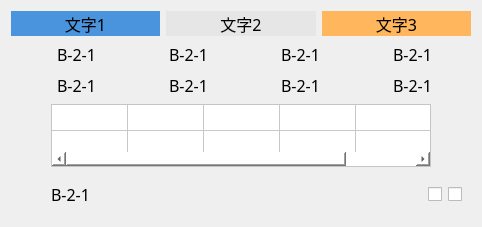
      <widget class="QWidget" name="verLayWidget12" native="true">
       <layout class="QVBoxLayout" name="verticalLayout_17">
        <item>
         <layout class="QHBoxLayout" name="horizontalLayout_121">
          <item>
           <widget class="QLabel" name="label_65">
            <property name="minimumSize">
             <size>
              <width>0</width>
              <height>25</height>
             </size>
            </property>
            <property name="maximumSize">
             <size>
              <width>16777215</width>
              <height>25</height>
             </size>
            </property>
            <property name="font">
             <font>
              <family>黑体</family>
              <pointsize>12</pointsize>
             </font>
            </property>
            <property name="autoFillBackground">
             <bool>false</bool>
            </property>
            <property name="styleSheet">
             <string notr="true">background-color: rgb(74, 148, 222);</string>
            </property>
            <property name="text">
             <string>文字1</string>
            </property>
            <property name="alignment">
             <set>Qt::AlignCenter</set>
            </property>
           </widget>
          </item>
          <item>
           <widget class="QLabel" name="label_66">
            <property name="minimumSize">
             <size>
              <width>0</width>
              <height>25</height>
             </size>
            </property>
            <property name="maximumSize">
             <size>
              <width>16777215</width>
              <height>25</height>
             </size>
            </property>
            <property name="font">
             <font>
              <family>黑体</family>
              <pointsize>12</pointsize>
             </font>
            </property>
            <property name="autoFillBackground">
             <bool>false</bool>
            </property>
            <property name="styleSheet">
             <string notr="true">background-color: rgb(230, 230, 230);</string>
            </property>
            <property name="text">
             <string>文字2</string>
            </property>
            <property name="alignment">
             <set>Qt::AlignCenter</set>
            </property>
           </widget>
          </item>
          <item>
           <widget class="QLabel" name="label_67">
            <property name="minimumSize">
             <size>
              <width>0</width>
              <height>25</height>
             </size>
            </property>
            <property name="maximumSize">
             <size>
              <width>16777215</width>
              <height>25</height>
             </size>
            </property>
            <property name="font">
             <font>
              <family>黑体</family>
              <pointsize>12</pointsize>
             </font>
            </property>
            <property name="autoFillBackground">
             <bool>false</bool>
            </property>
            <property name="styleSheet">
             <string notr="true">background-color: rgb(255, 182, 92);</string>
            </property>
            <property name="text">
             <string>文字3</string>
            </property>
            <property name="alignment">
             <set>Qt::AlignCenter</set>
            </property>
           </widget>
          </item>
         </layout>
        </item>
        <item>
         <layout class="QHBoxLayout" name="horizontalLayout_122">
          <item>
           <layout class="QHBoxLayout" name="horizontalLayout_123">
            <item>
             <widget class="QLabel" name="label_111">
              <property name="minimumSize">
               <size>
                <width>25</width>
                <height>25</height>
               </size>
              </property>
              <property name="maximumSize">
               <size>
                <width>25</width>
                <height>25</height>
               </size>
              </property>
              <property name="styleSheet">
               <string notr="true">border-image: url(:/img/false.png);</string>
              </property>
              <property name="text">
               <string/>
              </property>
             </widget>
            </item>
            <item>
             <widget class="QLabel" name="label1_83">
              <property name="minimumSize">
               <size>
                <width>60</width>
                <height>25</height>
               </size>
              </property>
              <property name="maximumSize">
               <size>
                <width>60</width>
                <height>25</height>
               </size>
              </property>
              <property name="font">
               <font>
                <family>黑体</family>
                <pointsize>12</pointsize>
               </font>
              </property>
              <property name="text">
               <string>B-2-1</string>
              </property>
             </widget>
            </item>
           </layout>
          </item>
          <item>
           <layout class="QHBoxLayout" name="horizontalLayout_124">
            <item>
             <widget class="QLabel" name="label_110">
              <property name="minimumSize">
               <size>
                <width>25</width>
                <height>25</height>
               </size>
              </property>
              <property name="maximumSize">
               <size>
                <width>25</width>
                <height>25</height>
               </size>
              </property>
              <property name="styleSheet">
               <string notr="true">border-image: url(:/img/false.png);</string>
              </property>
              <property name="text">
               <string/>
              </property>
             </widget>
            </item>
            <item>
             <widget class="QLabel" name="label1_84">
              <property name="minimumSize">
               <size>
                <width>60</width>
                <height>25</height>
               </size>
              </property>
              <property name="maximumSize">
               <size>
                <width>60</width>
                <height>25</height>
               </size>
              </property>
              <property name="font">
               <font>
                <family>黑体</family>
                <pointsize>12</pointsize>
               </font>
              </property>
              <property name="text">
               <string>B-2-1</string>
              </property>
             </widget>
            </item>
           </layout>
          </item>
          <item>
           <layout class="QHBoxLayout" name="horizontalLayout_125">
            <item>
             <widget class="QLabel" name="label_107">
              <property name="minimumSize">
               <size>
                <width>25</width>
                <height>25</height>
               </size>
              </property>
              <property name="maximumSize">
               <size>
                <width>25</width>
                <height>25</height>
               </size>
              </property>
              <property name="styleSheet">
               <string notr="true">border-image: url(:/img/false.png);</string>
              </property>
              <property name="text">
               <string/>
              </property>
             </widget>
            </item>
            <item>
             <widget class="QLabel" name="label1_85">
              <property name="minimumSize">
               <size>
                <width>60</width>
                <height>25</height>
               </size>
              </property>
              <property name="maximumSize">
               <size>
                <width>60</width>
                <height>25</height>
               </size>
              </property>
              <property name="font">
               <font>
                <family>黑体</family>
                <pointsize>12</pointsize>
               </font>
              </property>
              <property name="text">
               <string>B-2-1</string>
              </property>
             </widget>
            </item>
           </layout>
          </item>
          <item>
           <layout class="QHBoxLayout" name="horizontalLayout_126">
            <item>
             <widget class="QLabel" name="label_106">
              <property name="minimumSize">
               <size>
                <width>25</width>
                <height>25</height>
               </size>
              </property>
              <property name="maximumSize">
               <size>
                <width>25</width>
                <height>25</height>
               </size>
              </property>
              <property name="styleSheet">
               <string notr="true">border-image: url(:/img/false.png);</string>
              </property>
              <property name="text">
               <string/>
              </property>
             </widget>
            </item>
            <item>
             <widget class="QLabel" name="label1_86">
              <property name="minimumSize">
               <size>
                <width>60</width>
                <height>25</height>
               </size>
              </property>
              <property name="maximumSize">
               <size>
                <width>60</width>
                <height>25</height>
               </size>
              </property>
              <property name="font">
               <font>
                <family>黑体</family>
                <pointsize>12</pointsize>
               </font>
              </property>
              <property name="text">
               <string>B-2-1</string>
              </property>
             </widget>
            </item>
           </layout>
          </item>
         </layout>
        </item>
        <item>
         <layout class="QHBoxLayout" name="horizontalLayout_127">
          <item>
           <layout class="QHBoxLayout" name="horizontalLayout_128">
            <item>
             <widget class="QLabel" name="label_69">
              <property name="minimumSize">
               <size>
                <width>25</width>
                <height>25</height>
               </size>
              </property>
              <property name="maximumSize">
               <size>
                <width>25</width>
                <height>25</height>
               </size>
              </property>
              <property name="text">
               <string/>
              </property>
             </widget>
            </item>
            <item>
             <widget class="QLabel" name="label1_87">
              <property name="minimumSize">
               <size>
                <width>60</width>
                <height>25</height>
               </size>
              </property>
              <property name="maximumSize">
               <size>
                <width>60</width>
                <height>25</height>
               </size>
              </property>
              <property name="font">
               <font>
                <family>黑体</family>
                <pointsize>12</pointsize>
               </font>
              </property>
              <property name="text">
               <string>B-2-1</string>
              </property>
             </widget>
            </item>
           </layout>
          </item>
          <item>
           <layout class="QHBoxLayout" name="horizontalLayout_129">
            <item>
             <widget class="QLabel" name="label_112">
              <property name="minimumSize">
               <size>
                <width>25</width>
                <height>25</height>
               </size>
              </property>
              <property name="maximumSize">
               <size>
                <width>25</width>
                <height>25</height>
               </size>
              </property>
              <property name="styleSheet">
               <string notr="true">border-image: url(:/img/false.png);</string>
              </property>
              <property name="text">
               <string/>
              </property>
             </widget>
            </item>
            <item>
             <widget class="QLabel" name="label1_88">
              <property name="minimumSize">
               <size>
                <width>60</width>
                <height>25</height>
               </size>
              </property>
              <property name="maximumSize">
               <size>
                <width>60</width>
                <height>25</height>
               </size>
              </property>
              <property name="font">
               <font>
                <family>黑体</family>
                <pointsize>12</pointsize>
               </font>
              </property>
              <property name="text">
               <string>B-2-1</string>
              </property>
             </widget>
            </item>
           </layout>
          </item>
          <item>
           <layout class="QHBoxLayout" name="horizontalLayout_130">
            <item>
             <widget class="QLabel" name="label_109">
              <property name="minimumSize">
               <size>
                <width>25</width>
                <height>25</height>
               </size>
              </property>
              <property name="maximumSize">
               <size>
                <width>25</width>
                <height>25</height>
               </size>
              </property>
              <property name="styleSheet">
               <string notr="true">border-image: url(:/img/false.png);</string>
              </property>
              <property name="text">
               <string/>
              </property>
             </widget>
            </item>
            <item>
             <widget class="QLabel" name="label1_89">
              <property name="minimumSize">
               <size>
                <width>60</width>
                <height>25</height>
               </size>
              </property>
              <property name="maximumSize">
               <size>
                <width>60</width>
                <height>25</height>
               </size>
              </property>
              <property name="font">
               <font>
                <family>黑体</family>
                <pointsize>12</pointsize>
               </font>
              </property>
              <property name="text">
               <string>B-2-1</string>
              </property>
             </widget>
            </item>
           </layout>
          </item>
          <item>
           <layout class="QHBoxLayout" name="horizontalLayout_131">
            <item>
             <widget class="QLabel" name="label_113">
              <property name="minimumSize">
               <size>
                <width>25</width>
                <height>25</height>
               </size>
              </property>
              <property name="maximumSize">
               <size>
                <width>25</width>
                <height>25</height>
               </size>
              </property>
              <property name="styleSheet">
               <string notr="true">border-image: url(:/img/false.png);</string>
              </property>
              <property name="text">
               <string/>
              </property>
             </widget>
            </item>
            <item>
             <widget class="QLabel" name="label1_90">
              <property name="minimumSize">
               <size>
                <width>60</width>
                <height>25</height>
               </size>
              </property>
              <property name="maximumSize">
               <size>
                <width>60</width>
                <height>25</height>
               </size>
              </property>
              <property name="font">
               <font>
                <family>黑体</family>
                <pointsize>12</pointsize>
               </font>
              </property>
              <property name="text">
               <string>B-2-1</string>
              </property>
             </widget>
            </item>
           </layout>
          </item>
         </layout>
        </item>
        <item>
         <layout class="QHBoxLayout" name="horizontalLayout_132">
          <item>
           <spacer name="horizontalSpacer_29">
            <property name="orientation">
             <enum>Qt::Horizontal</enum>
            </property>
            <property name="sizeHint" stdset="0">
             <size>
              <width>40</width>
              <height>20</height>
             </size>
            </property>
           </spacer>
          </item>
          <item>
           <widget class="QTableWidget" name="tableWidget12">
            <property name="minimumSize">
             <size>
              <width>380</width>
              <height>63</height>
             </size>
            </property>
            <property name="maximumSize">
             <size>
              <width>380</width>
              <height>63</height>
             </size>
            </property>
            <property name="font">
             <font>
              <family>黑体</family>
              <pointsize>11</pointsize>
             </font>
            </property>
            <property name="autoFillBackground">
             <bool>false</bool>
            </property>
            <property name="styleSheet">
             <string notr="true">gridline-color: rgb(200, 200, 200);
background-color: rgb(255, 255, 255);
</string>
            </property>
            <property name="verticalScrollBarPolicy">
             <enum>Qt::ScrollBarAlwaysOff</enum>
            </property>
            <property name="horizontalScrollBarPolicy">
             <enum>Qt::ScrollBarAsNeeded</enum>
            </property>
            <property name="sizeAdjustPolicy">
             <enum>QAbstractScrollArea::AdjustToContentsOnFirstShow</enum>
            </property>
            <property name="dragDropOverwriteMode">
             <bool>true</bool>
            </property>
            <property name="selectionMode">
             <enum>QAbstractItemView::NoSelection</enum>
            </property>
            <property name="horizontalScrollMode">
             <enum>QAbstractItemView::ScrollPerItem</enum>
            </property>
            <property name="showGrid">
             <bool>true</bool>
            </property>
            <property name="gridStyle">
             <enum>Qt::SolidLine</enum>
            </property>
            <property name="sortingEnabled">
             <bool>false</bool>
            </property>
            <property name="wordWrap">
             <bool>true</bool>
            </property>
            <property name="cornerButtonEnabled">
             <bool>true</bool>
            </property>
            <property name="rowCount">
             <number>3</number>
            </property>
            <property name="columnCount">
             <number>5</number>
            </property>
            <attribute name="horizontalHeaderVisible">
             <bool>false</bool>
            </attribute>
            <attribute name="horizontalHeaderCascadingSectionResizes">
             <bool>false</bool>
            </attribute>
            <attribute name="horizontalHeaderDefaultSectionSize">
             <number>76</number>
            </attribute>
            <attribute name="horizontalHeaderHighlightSections">
             <bool>true</bool>
            </attribute>
            <attribute name="horizontalHeaderMinimumSectionSize">
             <number>20</number>
            </attribute>
            <attribute name="horizontalHeaderShowSortIndicator" stdset="0">
             <bool>false</bool>
            </attribute>
            <attribute name="horizontalHeaderStretchLastSection">
             <bool>true</bool>
            </attribute>
            <attribute name="verticalHeaderVisible">
             <bool>false</bool>
            </attribute>
            <attribute name="verticalHeaderCascadingSectionResizes">
             <bool>true</bool>
            </attribute>
            <attribute name="verticalHeaderDefaultSectionSize">
             <number>21</number>
            </attribute>
            <attribute name="verticalHeaderHighlightSections">
             <bool>true</bool>
            </attribute>
            <attribute name="verticalHeaderMinimumSectionSize">
             <number>20</number>
            </attribute>
            <attribute name="verticalHeaderShowSortIndicator" stdset="0">
             <bool>false</bool>
            </attribute>
            <attribute name="verticalHeaderStretchLastSection">
             <bool>true</bool>
            </attribute>
            <row>
             <property name="text">
              <string>新建行</string>
             </property>
             <property name="font">
              <font>
               <family>Agency FB</family>
               <pointsize>11</pointsize>
              </font>
             </property>
            </row>
            <row>
             <property name="text">
              <string>新建行</string>
             </property>
             <property name="font">
              <font>
               <family>Agency FB</family>
               <pointsize>11</pointsize>
              </font>
             </property>
            </row>
            <row/>
            <column>
             <property name="text">
              <string>新建列</string>
             </property>
             <property name="font">
              <font>
               <pointsize>11</pointsize>
              </font>
             </property>
             <property name="foreground">
              <brush brushstyle="SolidPattern">
               <color alpha="255">
                <red>0</red>
                <green>0</green>
                <blue>0</blue>
               </color>
              </brush>
             </property>
            </column>
            <column>
             <property name="text">
              <string>新建列</string>
             </property>
             <property name="font">
              <font>
               <pointsize>11</pointsize>
              </font>
             </property>
            </column>
            <column>
             <property name="text">
              <string>新建列</string>
             </property>
             <property name="font">
              <font>
               <family>Agency FB</family>
               <pointsize>11</pointsize>
              </font>
             </property>
            </column>
            <column>
             <property name="text">
              <string>新建列</string>
             </property>
             <property name="font">
              <font>
               <family>Agency FB</family>
               <pointsize>11</pointsize>
              </font>
             </property>
            </column>
            <column/>
            <item row="0" column="0">
             <property name="text">
              <string/>
             </property>
             <property name="font">
              <font>
               <pointsize>11</pointsize>
              </font>
             </property>
            </item>
           </widget>
          </item>
          <item>
           <spacer name="horizontalSpacer_30">
            <property name="orientation">
             <enum>Qt::Horizontal</enum>
            </property>
            <property name="sizeHint" stdset="0">
             <size>
              <width>40</width>
              <height>20</height>
             </size>
            </property>
           </spacer>
          </item>
         </layout>
        </item>
        <item>
         <widget class="QWidget" name="widget" native="true">
          <layout class="QHBoxLayout" name="horizontalLayout_133">
           <item>
            <widget class="QLabel" name="label_108">
             <property name="minimumSize">
              <size>
               <width>25</width>
               <height>25</height>
              </size>
             </property>
             <property name="maximumSize">
              <size>
               <width>25</width>
               <height>25</height>
              </size>
             </property>
             <property name="styleSheet">
              <string notr="true">border-image: url(:/img/false.png);</string>
             </property>
             <property name="text">
              <string/>
             </property>
            </widget>
           </item>
           <item>
            <widget class="QLabel" name="label1_91">
             <property name="minimumSize">
              <size>
               <width>60</width>
               <height>25</height>
              </size>
             </property>
             <property name="maximumSize">
              <size>
               <width>60</width>
               <height>25</height>
              </size>
             </property>
             <property name="font">
              <font>
               <family>黑体</family>
               <pointsize>12</pointsize>
              </font>
             </property>
             <property name="text">
              <string>B-2-1</string>
             </property>
            </widget>
           </item>
           <item>
            <spacer name="horizontalSpacer_31">
             <property name="orientation">
              <enum>Qt::Horizontal</enum>
             </property>
             <property name="sizeHint" stdset="0">
              <size>
               <width>40</width>
               <height>20</height>
              </size>
             </property>
            </spacer>
           </item>
           <item>
            <widget class="QCheckBox" name="checkBox_19">
             <property name="minimumSize">
              <size>
               <width>0</width>
               <height>25</height>
              </size>
             </property>
             <property name="maximumSize">
              <size>
               <width>16777215</width>
               <height>25</height>
              </size>
             </property>
             <property name="styleSheet">
              <string notr="true">QCheckBox::indicator:unchecked {
width:80px;height:25px; image:url(:/img/Off.png);
}
QCheckBox::indicator:checked {
width:80px;height:25px; image:url(:/img/On.png);
}</string>
             </property>
             <property name="text">
              <string/>
             </property>
            </widget>
           </item>
           <item>
            <widget class="QCheckBox" name="checkBox_20">
             <property name="minimumSize">
              <size>
               <width>0</width>
               <height>25</height>
              </size>
             </property>
             <property name="maximumSize">
              <size>
               <width>16777215</width>
               <height>25</height>
              </size>
             </property>
             <property name="styleSheet">
              <string notr="true">QCheckBox::indicator:unchecked {
width:80px;height:25px; image:url(:/img/Off.png);
}
QCheckBox::indicator:checked {
width:80px;height:25px; image:url(:/img/On.png);
}</string>
             </property>
             <property name="text">
              <string/>
             </property>
            </widget>
           </item>
          </layout>
         </widget>
        </item>
       </layout>
      </widget>
